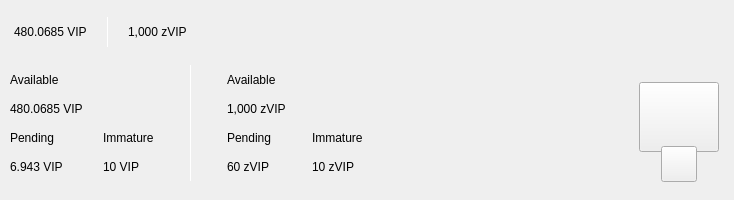
<?xml version="1.0" encoding="UTF-8"?>
<ui version="4.0">
 <class>TopBar</class>
 <widget class="QWidget" name="TopBar">
  <property name="geometry">
   <rect>
    <x>0</x>
    <y>0</y>
    <width>734</width>
    <height>200</height>
   </rect>
  </property>
  <property name="minimumSize">
   <size>
    <width>0</width>
    <height>200</height>
   </size>
  </property>
  <property name="maximumSize">
   <size>
    <width>16777215</width>
    <height>200</height>
   </size>
  </property>
  <property name="windowTitle">
   <string>Form</string>
  </property>
  <layout class="QVBoxLayout" name="verticalLayout_10" stretch="0">
   <property name="spacing">
    <number>0</number>
   </property>
   <property name="leftMargin">
    <number>0</number>
   </property>
   <property name="topMargin">
    <number>0</number>
   </property>
   <property name="rightMargin">
    <number>0</number>
   </property>
   <property name="bottomMargin">
    <number>0</number>
   </property>
   <item>
    <widget class="PFBorderImage" name="containerTop" native="true">
     <layout class="QVBoxLayout" name="verticalLayout_11">
      <property name="spacing">
       <number>0</number>
      </property>
      <property name="leftMargin">
       <number>0</number>
      </property>
      <property name="topMargin">
       <number>0</number>
      </property>
      <property name="rightMargin">
       <number>0</number>
      </property>
      <property name="bottomMargin">
       <number>0</number>
      </property>
      <item>
       <widget class="QWidget" name="top_container_2" native="true">
        <property name="minimumSize">
         <size>
          <width>0</width>
          <height>65</height>
         </size>
        </property>
        <layout class="QHBoxLayout" name="top_container">
         <property name="spacing">
          <number>0</number>
         </property>
         <property name="leftMargin">
          <number>14</number>
         </property>
         <property name="topMargin">
          <number>0</number>
         </property>
         <property name="rightMargin">
          <number>14</number>
         </property>
         <property name="bottomMargin">
          <number>0</number>
         </property>
         <item alignment="Qt::AlignVCenter">
          <widget class="QWidget" name="widgetTopAmount" native="true">
           <property name="sizePolicy">
            <sizepolicy hsizetype="Preferred" vsizetype="Maximum">
             <horstretch>0</horstretch>
             <verstretch>0</verstretch>
            </sizepolicy>
           </property>
           <layout class="QHBoxLayout" name="horizontalLayout_5">
            <property name="spacing">
             <number>0</number>
            </property>
            <property name="leftMargin">
             <number>0</number>
            </property>
            <property name="topMargin">
             <number>0</number>
            </property>
            <property name="rightMargin">
             <number>0</number>
            </property>
            <property name="bottomMargin">
             <number>0</number>
            </property>
            <item alignment="Qt::AlignTop">
             <widget class="QLabel" name="labelAmountTopPiv">
              <property name="minimumSize">
               <size>
                <width>0</width>
                <height>36</height>
               </size>
              </property>
              <property name="styleSheet">
               <string notr="true">padding:0px;margin:0px;</string>
              </property>
              <property name="text">
               <string notr="true">480.0685 VIP</string>
              </property>
             </widget>
            </item>
            <item>
             <spacer name="horizontalSpacer_11">
              <property name="orientation">
               <enum>Qt::Horizontal</enum>
              </property>
              <property name="sizeType">
               <enum>QSizePolicy::Fixed</enum>
              </property>
              <property name="sizeHint" stdset="0">
               <size>
                <width>20</width>
                <height>20</height>
               </size>
              </property>
             </spacer>
            </item>
            <item alignment="Qt::AlignVCenter">
             <widget class="QLabel" name="typeSpacerTop">
              <property name="minimumSize">
               <size>
                <width>1</width>
                <height>30</height>
               </size>
              </property>
              <property name="maximumSize">
               <size>
                <width>1</width>
                <height>30</height>
               </size>
              </property>
              <property name="styleSheet">
               <string notr="true">background-color:white;
padding:0px;
border:none;</string>
              </property>
              <property name="text">
               <string/>
              </property>
             </widget>
            </item>
            <item>
             <spacer name="horizontalSpacer_12">
              <property name="orientation">
               <enum>Qt::Horizontal</enum>
              </property>
              <property name="sizeType">
               <enum>QSizePolicy::Fixed</enum>
              </property>
              <property name="sizeHint" stdset="0">
               <size>
                <width>20</width>
                <height>20</height>
               </size>
              </property>
             </spacer>
            </item>
            <item alignment="Qt::AlignTop">
             <widget class="QLabel" name="labelAmountTopzPiv">
              <property name="minimumSize">
               <size>
                <width>0</width>
                <height>36</height>
               </size>
              </property>
              <property name="text">
               <string notr="true">1,000 zVIP</string>
              </property>
             </widget>
            </item>
           </layout>
          </widget>
         </item>
         <item>
          <spacer name="horizontalSpacer">
           <property name="orientation">
            <enum>Qt::Horizontal</enum>
           </property>
           <property name="sizeHint" stdset="0">
            <size>
             <width>40</width>
             <height>20</height>
            </size>
           </property>
          </spacer>
         </item>
         <item>
          <layout class="QHBoxLayout" name="horizontalLayout_4">
           <property name="spacing">
            <number>12</number>
           </property>
           <property name="rightMargin">
            <number>0</number>
           </property>
           <item alignment="Qt::AlignRight">
            <widget class="QWidget" name="layoutSync" native="true">
             <property name="minimumSize">
              <size>
               <width>0</width>
               <height>36</height>
              </size>
             </property>
             <property name="maximumSize">
              <size>
               <width>16777215</width>
               <height>36</height>
              </size>
             </property>
             <layout class="QVBoxLayout" name="verticalLayout_9">
              <property name="leftMargin">
               <number>0</number>
              </property>
              <property name="topMargin">
               <number>0</number>
              </property>
              <property name="rightMargin">
               <number>0</number>
              </property>
              <property name="bottomMargin">
               <number>0</number>
              </property>
              <item>
               <widget class="ExpandableButton" name="pushButtonSync" native="true">
                <property name="minimumSize">
                 <size>
                  <width>36</width>
                  <height>36</height>
                 </size>
                </property>
                <property name="maximumSize">
                 <size>
                  <width>16777215</width>
                  <height>36</height>
                 </size>
                </property>
               </widget>
              </item>
             </layout>
            </widget>
           </item>
           <item>
            <widget class="ExpandableButton" name="pushButtonHDUpgrade" native="true">
             <property name="minimumSize">
              <size>
               <width>36</width>
               <height>36</height>
              </size>
             </property>
            </widget>
           </item>
           <item>
            <widget class="ExpandableButton" name="pushButtonStack" native="true">
             <property name="minimumSize">
              <size>
               <width>36</width>
               <height>36</height>
              </size>
             </property>
            </widget>
           </item>
           <item>
            <widget class="ExpandableButton" name="pushButtonColdStaking" native="true">
             <property name="minimumSize">
              <size>
               <width>36</width>
               <height>36</height>
              </size>
             </property>
            </widget>
           </item>
           <item>
            <widget class="ExpandableButton" name="pushButtonConnection" native="true">
             <property name="minimumSize">
              <size>
               <width>36</width>
               <height>36</height>
              </size>
             </property>
            </widget>
           </item>
           <item>
            <widget class="ExpandableButton" name="pushButtonTor" native="true">
             <property name="minimumSize">
              <size>
               <width>36</width>
               <height>36</height>
              </size>
             </property>
            </widget>
           </item>
           <item>
            <widget class="ExpandableButton" name="pushButtonLock" native="true">
             <property name="sizePolicy">
              <sizepolicy hsizetype="Expanding" vsizetype="Expanding">
               <horstretch>0</horstretch>
               <verstretch>0</verstretch>
              </sizepolicy>
             </property>
             <property name="minimumSize">
              <size>
               <width>36</width>
               <height>0</height>
              </size>
             </property>
            </widget>
           </item>
           <item>
            <widget class="ExpandableButton" name="pushButtonTheme" native="true">
             <property name="minimumSize">
              <size>
               <width>36</width>
               <height>36</height>
              </size>
             </property>
             <property name="maximumSize">
              <size>
               <width>16777215</width>
               <height>36</height>
              </size>
             </property>
            </widget>
           </item>
           <item>
            <widget class="ExpandableButton" name="pushButtonFAQ" native="true">
             <property name="minimumSize">
              <size>
               <width>36</width>
               <height>36</height>
              </size>
             </property>
            </widget>
           </item>
          </layout>
         </item>
        </layout>
       </widget>
      </item>
      <item>
       <widget class="QWidget" name="bottom_container" native="true">
        <property name="minimumSize">
         <size>
          <width>0</width>
          <height>135</height>
         </size>
        </property>
        <layout class="QHBoxLayout" name="botton_container">
         <property name="leftMargin">
          <number>10</number>
         </property>
         <property name="topMargin">
          <number>0</number>
         </property>
         <property name="rightMargin">
          <number>10</number>
         </property>
         <property name="bottomMargin">
          <number>10</number>
         </property>
         <item>
          <layout class="QHBoxLayout" name="horizontalLayout_3">
           <property name="bottomMargin">
            <number>9</number>
           </property>
           <item>
            <layout class="QVBoxLayout" name="verticalLayout_7">
             <property name="spacing">
              <number>0</number>
             </property>
             <property name="leftMargin">
              <number>0</number>
             </property>
             <property name="rightMargin">
              <number>30</number>
             </property>
             <item>
              <layout class="QVBoxLayout" name="verticalLayout_2">
               <item>
                <widget class="QLabel" name="labelTitle1">
                 <property name="text">
                  <string>Available</string>
                 </property>
                </widget>
               </item>
               <item>
                <widget class="QLabel" name="labelAmountPiv">
                 <property name="text">
                  <string notr="true">480.0685 VIP</string>
                 </property>
                </widget>
               </item>
              </layout>
             </item>
             <item>
              <layout class="QHBoxLayout" name="horizontalLayout_2">
               <property name="spacing">
                <number>0</number>
               </property>
               <item>
                <layout class="QVBoxLayout" name="verticalLayout_3">
                 <item>
                  <widget class="QLabel" name="labelTitle3">
                   <property name="text">
                    <string>Pending</string>
                   </property>
                  </widget>
                 </item>
                 <item>
                  <widget class="QLabel" name="labelPendingPiv">
                   <property name="text">
                    <string notr="true">6.943 VIP</string>
                   </property>
                  </widget>
                 </item>
                </layout>
               </item>
               <item>
                <spacer name="horizontalSpacer_3">
                 <property name="orientation">
                  <enum>Qt::Horizontal</enum>
                 </property>
                 <property name="sizeType">
                  <enum>QSizePolicy::Fixed</enum>
                 </property>
                 <property name="sizeHint" stdset="0">
                  <size>
                   <width>40</width>
                   <height>20</height>
                  </size>
                 </property>
                </spacer>
               </item>
               <item>
                <layout class="QVBoxLayout" name="verticalLayout_4">
                 <item>
                  <widget class="QLabel" name="labelTitle4">
                   <property name="text">
                    <string>Immature</string>
                   </property>
                  </widget>
                 </item>
                 <item>
                  <widget class="QLabel" name="labelImmaturePiv">
                   <property name="text">
                    <string notr="true">10 VIP</string>
                   </property>
                  </widget>
                 </item>
                </layout>
               </item>
              </layout>
             </item>
            </layout>
           </item>
           <item>
            <widget class="QLabel" name="typeSpacerExpanded">
             <property name="minimumSize">
              <size>
               <width>1</width>
               <height>100</height>
              </size>
             </property>
             <property name="maximumSize">
              <size>
               <width>1</width>
               <height>16777215</height>
              </size>
             </property>
             <property name="styleSheet">
              <string notr="true">background-color:white;
padding:0px;
border:none;</string>
             </property>
             <property name="text">
              <string/>
             </property>
            </widget>
           </item>
           <item>
            <widget class="QWidget" name="zerocoinBalances" native="true">
             <layout class="QVBoxLayout" name="verticalLayout_8">
              <property name="spacing">
               <number>0</number>
              </property>
              <property name="leftMargin">
               <number>30</number>
              </property>
              <property name="topMargin">
               <number>0</number>
              </property>
              <property name="rightMargin">
               <number>0</number>
              </property>
              <property name="bottomMargin">
               <number>0</number>
              </property>
              <item>
               <layout class="QVBoxLayout" name="verticalLayout">
                <item>
                 <widget class="QLabel" name="labelTitleAvailablezPiv">
                  <property name="text">
                   <string>Available</string>
                  </property>
                 </widget>
                </item>
                <item>
                 <widget class="QLabel" name="labelAvailablezPiv">
                  <property name="text">
                   <string notr="true">1,000 zVIP</string>
                  </property>
                 </widget>
                </item>
               </layout>
              </item>
              <item>
               <layout class="QHBoxLayout" name="horizontalLayout">
                <property name="spacing">
                 <number>0</number>
                </property>
                <item>
                 <layout class="QVBoxLayout" name="verticalLayout_5">
                  <item>
                   <widget class="QLabel" name="labelTitlePendingzPiv">
                    <property name="text">
                     <string>Pending</string>
                    </property>
                   </widget>
                  </item>
                  <item>
                   <widget class="QLabel" name="labelPendingzPiv">
                    <property name="text">
                     <string notr="true">60 zVIP</string>
                    </property>
                   </widget>
                  </item>
                 </layout>
                </item>
                <item>
                 <spacer name="horizontalSpacer_4">
                  <property name="orientation">
                   <enum>Qt::Horizontal</enum>
                  </property>
                  <property name="sizeType">
                   <enum>QSizePolicy::Fixed</enum>
                  </property>
                  <property name="sizeHint" stdset="0">
                   <size>
                    <width>40</width>
                    <height>20</height>
                   </size>
                  </property>
                 </spacer>
                </item>
                <item>
                 <layout class="QVBoxLayout" name="verticalLayout_6">
                  <item>
                   <widget class="QLabel" name="labelTitleImmaturezPiv">
                    <property name="text">
                     <string>Immature</string>
                    </property>
                   </widget>
                  </item>
                  <item>
                   <widget class="QLabel" name="labelImmaturezPiv">
                    <property name="text">
                     <string notr="true">10 zVIP</string>
                    </property>
                   </widget>
                  </item>
                 </layout>
                </item>
               </layout>
              </item>
             </layout>
            </widget>
           </item>
          </layout>
         </item>
         <item>
          <spacer name="horizontalSpacer_2">
           <property name="orientation">
            <enum>Qt::Horizontal</enum>
           </property>
           <property name="sizeHint" stdset="0">
            <size>
             <width>40</width>
             <height>20</height>
            </size>
           </property>
          </spacer>
         </item>
         <item alignment="Qt::AlignHCenter|Qt::AlignVCenter">
          <widget class="QWidget" name="qrContainer" native="true">
           <property name="sizePolicy">
            <sizepolicy hsizetype="Preferred" vsizetype="Minimum">
             <horstretch>0</horstretch>
             <verstretch>0</verstretch>
            </sizepolicy>
           </property>
           <property name="minimumSize">
            <size>
             <width>90</width>
             <height>110</height>
            </size>
           </property>
           <property name="maximumSize">
            <size>
             <width>90</width>
             <height>110</height>
            </size>
           </property>
           <layout class="QVBoxLayout" name="containerQR">
            <property name="spacing">
             <number>0</number>
            </property>
            <property name="leftMargin">
             <number>5</number>
            </property>
            <property name="topMargin">
             <number>10</number>
            </property>
            <property name="rightMargin">
             <number>5</number>
            </property>
            <property name="bottomMargin">
             <number>0</number>
            </property>
            <item>
             <widget class="QPushButton" name="btnQr">
              <property name="minimumSize">
               <size>
                <width>70</width>
                <height>70</height>
               </size>
              </property>
              <property name="maximumSize">
               <size>
                <width>16777215</width>
                <height>70</height>
               </size>
              </property>
              <property name="focusPolicy">
               <enum>Qt::NoFocus</enum>
              </property>
              <property name="text">
               <string/>
              </property>
              <property name="iconSize">
               <size>
                <width>70</width>
                <height>70</height>
               </size>
              </property>
             </widget>
            </item>
            <item>
             <spacer name="verticalSpacer">
              <property name="orientation">
               <enum>Qt::Vertical</enum>
              </property>
              <property name="sizeType">
               <enum>QSizePolicy::Fixed</enum>
              </property>
              <property name="sizeHint" stdset="0">
               <size>
                <width>20</width>
                <height>20</height>
               </size>
              </property>
             </spacer>
            </item>
            <item alignment="Qt::AlignHCenter|Qt::AlignBottom">
             <widget class="QPushButton" name="pushButtonQR">
              <property name="minimumSize">
               <size>
                <width>36</width>
                <height>36</height>
               </size>
              </property>
              <property name="maximumSize">
               <size>
                <width>36</width>
                <height>36</height>
               </size>
              </property>
              <property name="focusPolicy">
               <enum>Qt::NoFocus</enum>
              </property>
              <property name="text">
               <string/>
              </property>
             </widget>
            </item>
           </layout>
          </widget>
         </item>
        </layout>
       </widget>
      </item>
     </layout>
    </widget>
   </item>
  </layout>
 </widget>
 <customwidgets>
  <customwidget>
   <class>ExpandableButton</class>
   <extends>QWidget</extends>
   <header>qt/vip/expandablebutton.h</header>
   <container>1</container>
  </customwidget>
  <customwidget>
   <class>PFBorderImage</class>
   <extends>QFrame</extends>
   <header>qt/vip/pfborderimage.h</header>
   <container>1</container>
  </customwidget>
 </customwidgets>
 <resources/>
 <connections/>
</ui>
